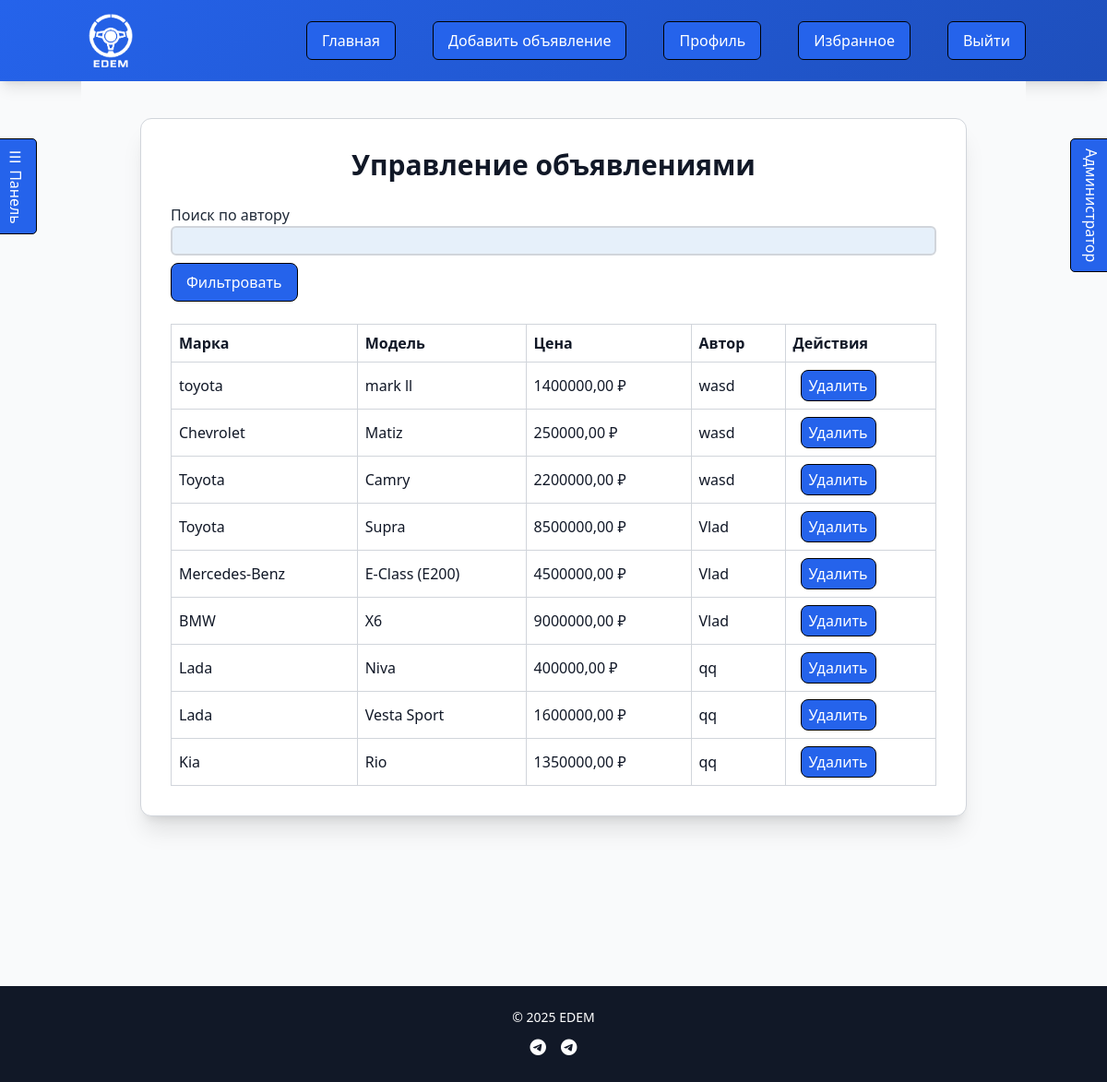
The page /manage/ads/ (signed in) on the database as committed earlier.
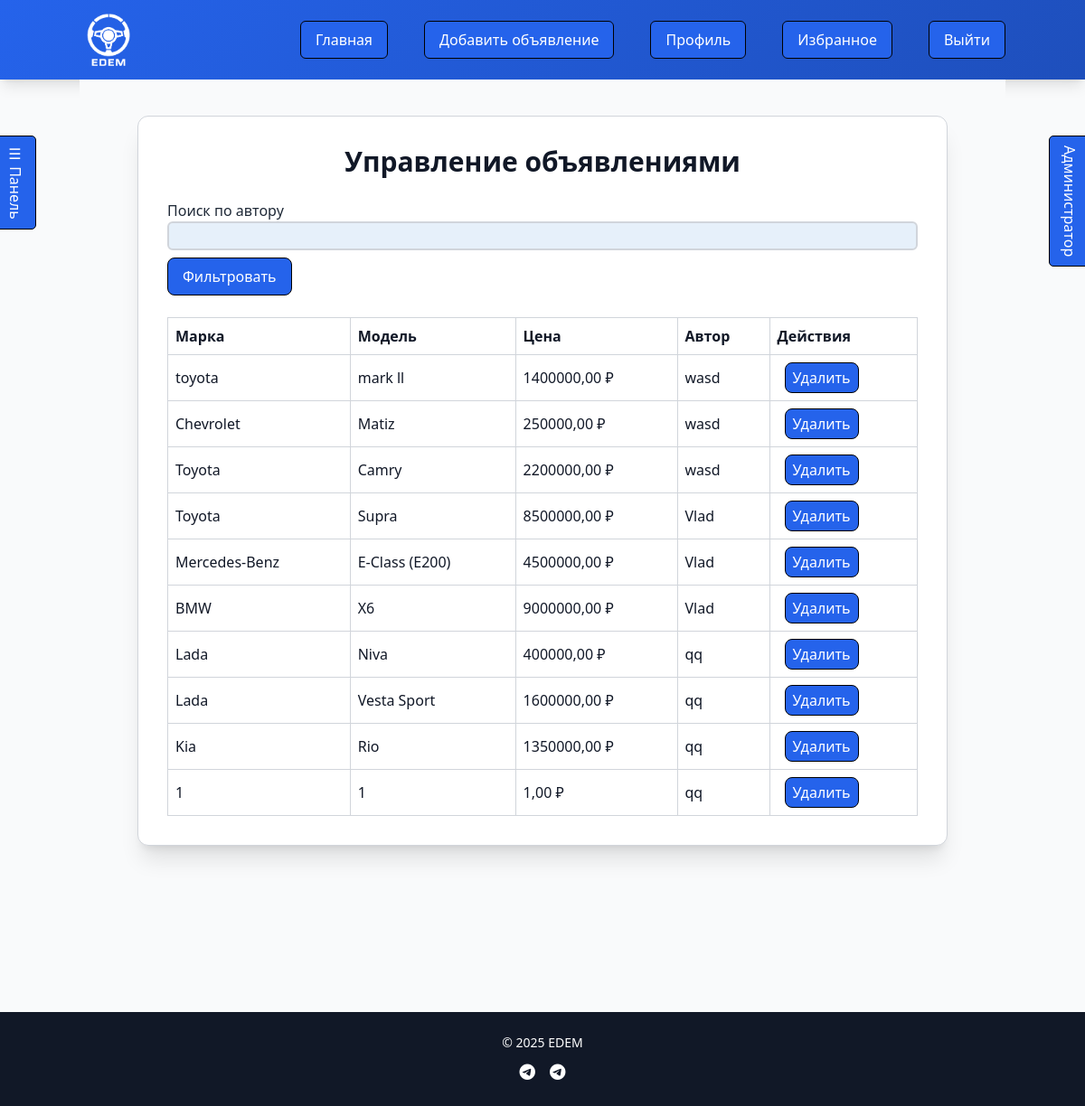
The same page on the database as committed later.
### cars/models.py (models this page shows, shortened)
class Car(models.Model):
    FUEL_TYPE_CHOICES = [
        ('Бензин', 'Бензин'),
        ('Дизель', 'Дизель'),
        ('Электрическая', 'Электрическая'),
        ('Гибрид', 'Гибрид'),
        ('Газ', 'Газ'),
    ]
    TRANSMISSION_CHOICES = [
        ('Механическая', 'Механическая'),
        ('Автоматическая', 'Автоматическая'),
        ('Робот', 'Робот'),
        ('Вариатор', 'Вариатор'),
    ]
    CONDITION_CHOICES = [
        ('new', 'Новый'),
        ('used', 'Б/у'),
    ]
    user = models.ForeignKey(User, on_delete=models.CASCADE)
    brand = models.CharField(max_length=100)
    model = models.CharField(max_length=100)
    year = models.PositiveIntegerField(validators=[MaxValueValidator(timezone.now().year)])
    price = models.DecimalField(max_digits=12, decimal_places=2, validators=[MinValueValidator(0)])
    mileage = models.PositiveIntegerField(validators=[MinValueValidator(0)])
    engine_capacity = models.DecimalField(max_digits=4, decimal_places=1, validators=[MinValueValidator(0.1)])
    fuel_type = models.CharField(max_length=50, choices=FUEL_TYPE_CHOICES)
    transmission = models.CharField(max_length=50, choices=TRANSMISSION_CHOICES)
    color = models.CharField(max_length=50, blank=True, null=True)
    description = models.TextField()
    created_at = models.DateTimeField(default=timezone.now)
    is_sold = models.BooleanField(default=False)
    condition = models.CharField(max_length=20, choices=CONDITION_CHOICES, default='used')

class User(AbstractBaseUser, PermissionsMixin):
    username = models.CharField(max_length=150, unique=True)
    email = models.EmailField(unique=True)
    phone = models.CharField(max_length=15, blank=True, null=True, validators=[
        MinLengthValidator(11, message="Phone number must be at least 11 digits"),
    ])
    first_name = models.CharField(max_length=30, blank=True, null=True)
    last_name = models.CharField(max_length=30, blank=True, null=True)
    company_name = models.CharField(max_length=100, blank=True)
    date_joined = models.DateTimeField(default=timezone.now)
    avatar_url = models.URLField(blank=True, null=True)
    avatar_file = models.ImageField(upload_to='avatars/', blank=True, null=True)
    balance = models.DecimalField(max_digits=12, decimal_places=2, default=0, validators=[MinValueValidator(0)])
    is_active = models.BooleanField(default=True)
    is_staff = models.BooleanField(default=False)
    is_verified = models.BooleanField(default=False)
    block_reason = models.TextField(blank=True, null=True)
    objects = CustomUserManager()
    USERNAME_FIELD = 'username'
    REQUIRED_FIELDS = ['email']
    class Meta:
        db_table = 'Users'
        verbose_name = _('user')
        verbose_name_plural = _('users')

### cars/views.py (the view, shortened to what this page needs)
# urls.py: path('manage/ads/', views.manage_ads, name='manage_ads'),
@login_required
@never_cache
def manage_ads(request):
    if not request.user.is_superuser:
        messages.error(request, 'У вас нет прав для доступа к этой странице.')
        return redirect('car_list')
    cars = Car.objects.all()
    unread_deals_count = get_unread_deals_count(request.user)
    return render(request, 'manage_ads.html', {
        'cars': cars,
        'unread_deals_count': unread_deals_count
    })

### cars/views.py (called while the page is built)
def get_unread_deals_count(user):
    if not user.is_authenticated:
        return 0
    buyer_requests = PurchaseRequest.objects.filter(buyer=user).order_by('-request_date')
    seller_requests = PurchaseRequest.objects.filter(seller=user).order_by('-request_date')
    unread_purchases_count = buyer_requests.filter(is_read=False, status__in=['Одобрено', 'Отклонено']).count()
    unread_sales_count = seller_requests.filter(is_read=False, status='В ожидании').count()
    return unread_purchases_count + unread_sales_count

### templates/manage_ads.html (shortened to what this page needs)
{% extends 'base.html' %}
{% block content %}
<div class="max-w-4xl mx-auto rounded-xl shadow-xl p-6 md:p-8 fade-in" style="background-color: var(--card-bg); border: 1px solid var(--border-color);">
    <h2 class="text-2xl md:text-3xl font-extrabold mb-6 text-center" style="color: var(--text-color);">Управление объявлениями</h2>
    <form method="post" class="mb-6">
        <div class="mb-4">
            <label for="author_filter" class="block" style="color: var(--secondary-color);">Поиск по автору</label>
            <input type="text" name="author_filter" id="author_filter" class="w-full p-2 border rounded-lg focus:outline-none focus:ring-2" style="border-color: var(--border-color); focus:ring: var(--btn-bg);">
            <button type="submit" class="mt-2 px-4 py-2 rounded-lg" style="background-color: var(--btn-bg); color: var(--btn-text);">Фильтровать</button>
        </div>
    </form>
    <table class="w-full text-left border-collapse">
        <thead>
        <tr style="background-color: var(--secondary-btn-bg);">
            <th class="p-2 border" style="border-color: var(--border-color);">Марка</th>
            <th class="p-2 border" style="border-color: var(--border-color);">Модель</th>
            <th class="p-2 border" style="border-color: var(--border-color);">Цена</th>
            <th class="p-2 border" style="border-color: var(--border-color);">Автор</th>
            <th class="p-2 border" style="border-color: var(--border-color);">Действия</th>
        </tr>
        </thead>
        <tbody>
        {% for car in cars %}
        <tr class="hover-row">
            <td class="p-2 border" style="border-color: var(--border-color);">{{ car.brand }}</td>
            <td class="p-2 border" style="border-color: var(--border-color);">{{ car.model }}</td>
            <td class="p-2 border" style="border-color: var(--border-color);">{{ car.price }} ₽</td>
            <td class="p-2 border" style="border-color: var(--border-color);">{{ car.user.username }}</td>
            <td class="p-2 border" style="border-color: var(--border-color);">
                <form method="post" action="" style="display:inline;" onsubmit="return confirm('Удалить объявление?');">
                    <button type="submit"
                            class="px-2 py-1 rounded-lg ml-2 border border-black cursor-pointer hover:bg-red-700 transition-colors"
                            style="background-color: #ef4444; color: white;">
                        Удалить
                    </button>
                </form>
            </td>
        </tr>
        {% endfor %}
        </tbody>
    </table>
</div>
{% endblock %}

Rows that differ between the two databases and show on the page:
added Car: brand "1", model "1", price "1,00", user.username "qq"
